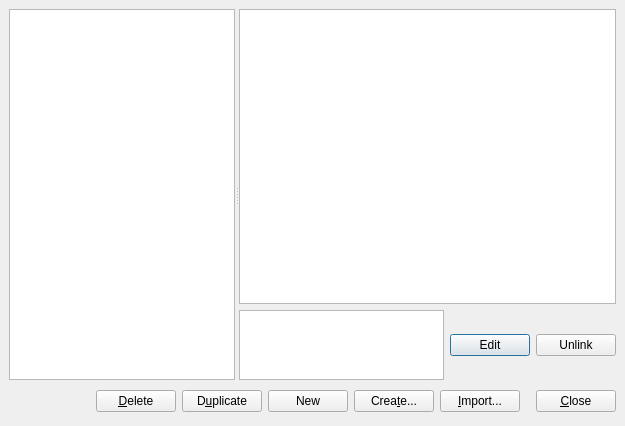
<?xml version="1.0" encoding="UTF-8"?>
<ui version="4.0">
 <author>Jeremy Sanders</author>
 <class>dataeditdialog</class>
 <widget class="QDialog" name="dataeditdialog">
  <property name="geometry">
   <rect>
    <x>0</x>
    <y>0</y>
    <width>625</width>
    <height>426</height>
   </rect>
  </property>
  <property name="windowTitle">
   <string>Edit data - Veusz</string>
  </property>
  <layout class="QVBoxLayout">
   <property name="spacing">
    <number>6</number>
   </property>
   <property name="margin">
    <number>9</number>
   </property>
   <item>
    <widget class="QSplitter" name="splitter">
     <property name="orientation">
      <enum>Qt::Horizontal</enum>
     </property>
     <property name="childrenCollapsible">
      <bool>false</bool>
     </property>
     <widget class="QListView" name="datasetlistview"/>
     <widget class="QWidget" name="layoutWidget">
      <layout class="QVBoxLayout">
       <property name="spacing">
        <number>6</number>
       </property>
       <property name="margin">
        <number>0</number>
       </property>
       <item>
        <widget class="QTableView" name="datatableview"/>
       </item>
       <item>
        <layout class="QHBoxLayout">
         <property name="spacing">
          <number>6</number>
         </property>
         <property name="margin">
          <number>0</number>
         </property>
         <item>
          <widget class="QTextEdit" name="linkedlabel">
           <property name="sizePolicy">
            <sizepolicy hsizetype="Expanding" vsizetype="Preferred">
             <horstretch>0</horstretch>
             <verstretch>0</verstretch>
            </sizepolicy>
           </property>
           <property name="readOnly">
            <bool>true</bool>
           </property>
           <property name="text" stdset="0">
            <string>Linked file: None</string>
           </property>
          </widget>
         </item>
         <item>
          <widget class="QPushButton" name="editbutton">
           <property name="sizePolicy">
            <sizepolicy hsizetype="Preferred" vsizetype="Fixed">
             <horstretch>0</horstretch>
             <verstretch>0</verstretch>
            </sizepolicy>
           </property>
           <property name="text">
            <string>Edit</string>
           </property>
          </widget>
         </item>
         <item>
          <widget class="QPushButton" name="unlinkbutton">
           <property name="sizePolicy">
            <sizepolicy hsizetype="Preferred" vsizetype="Fixed">
             <horstretch>0</horstretch>
             <verstretch>0</verstretch>
            </sizepolicy>
           </property>
           <property name="text">
            <string>Unlink</string>
           </property>
          </widget>
         </item>
        </layout>
       </item>
      </layout>
     </widget>
    </widget>
   </item>
   <item>
    <layout class="QHBoxLayout">
     <property name="spacing">
      <number>6</number>
     </property>
     <property name="margin">
      <number>0</number>
     </property>
     <item>
      <spacer>
       <property name="orientation">
        <enum>Qt::Horizontal</enum>
       </property>
       <property name="sizeHint" stdset="0">
        <size>
         <width>35</width>
         <height>31</height>
        </size>
       </property>
      </spacer>
     </item>
     <item>
      <widget class="QPushButton" name="deletebutton">
       <property name="text">
        <string>&amp;Delete</string>
       </property>
      </widget>
     </item>
     <item>
      <widget class="QPushButton" name="duplicatebutton">
       <property name="text">
        <string>D&amp;uplicate</string>
       </property>
      </widget>
     </item>
     <item>
      <widget class="QPushButton" name="newbutton">
       <property name="text">
        <string>New</string>
       </property>
       <property name="autoDefault">
        <bool>false</bool>
       </property>
      </widget>
     </item>
     <item>
      <widget class="QPushButton" name="createbutton">
       <property name="text">
        <string>Crea&amp;te...</string>
       </property>
      </widget>
     </item>
     <item>
      <widget class="QPushButton" name="importbutton">
       <property name="text">
        <string>&amp;Import...</string>
       </property>
      </widget>
     </item>
     <item>
      <spacer>
       <property name="orientation">
        <enum>Qt::Horizontal</enum>
       </property>
       <property name="sizeType">
        <enum>QSizePolicy::Fixed</enum>
       </property>
       <property name="sizeHint" stdset="0">
        <size>
         <width>10</width>
         <height>20</height>
        </size>
       </property>
      </spacer>
     </item>
     <item>
      <widget class="QPushButton" name="closebutton">
       <property name="text">
        <string>&amp;Close</string>
       </property>
      </widget>
     </item>
    </layout>
   </item>
  </layout>
 </widget>
 <resources/>
 <connections>
  <connection>
   <sender>closebutton</sender>
   <signal>clicked()</signal>
   <receiver>dataeditdialog</receiver>
   <slot>close()</slot>
   <hints>
    <hint type="sourcelabel">
     <x>369</x>
     <y>253</y>
    </hint>
    <hint type="destinationlabel">
     <x>179</x>
     <y>282</y>
    </hint>
   </hints>
  </connection>
 </connections>
</ui>
